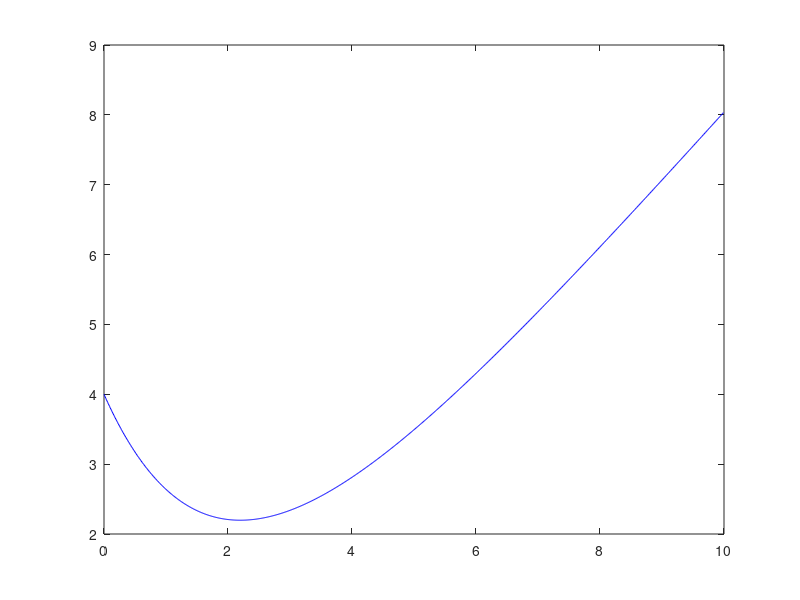

Source code (MATLAB):

function Eulermod
  y0=4;
  % Valores Iniciales
  t0=0;
  Dt=0.01;
  % incremento de tiempo
  NDt=1000;
  % cantidad de Dt a realizar
  % Dimensionamiento
  t=zeros(NDt,1);
  % vector para tiempo
  y=zeros(NDt,1);
  % vector para y(t)
  % Inicialización
  t(1)=t0;
  y(1)=y0; w=1;
  % EULER
  for j=1:NDt-1
    k1=Dt*(-(1/2)*y(j) + (1/2)*t(j));
    yg = y(j) + k1/(2*w);
    tg = t(j) + Dt/(2*w);
    k2=Dt*(-(1/2)*yg + (1/2)*tg);
    y(j+1) = y(j)+ (1-w)*k1+w*k2;
    t(j+1) = t(j)+Dt;
  end
  % Graficación
  figure(1)
  disp(y)
  plot(t,y(:,1),'b');
end
